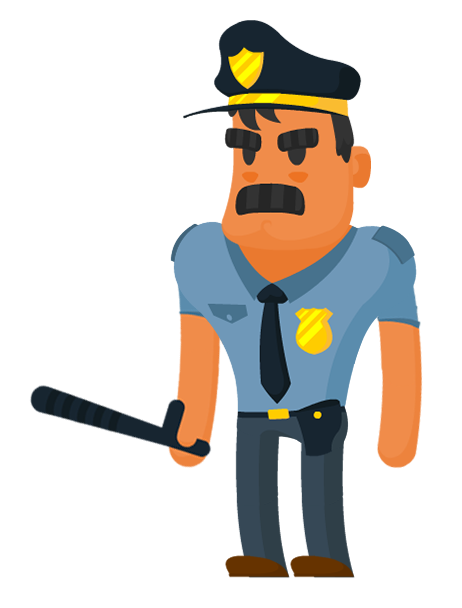

Python code for this plot:
import psd_tools
from psd_tools import PSDImage

psd = PSDImage.open('Cop.psb')

image = psd.composite()
#print(type(image))
#image.save('cop.png')

print('done')
